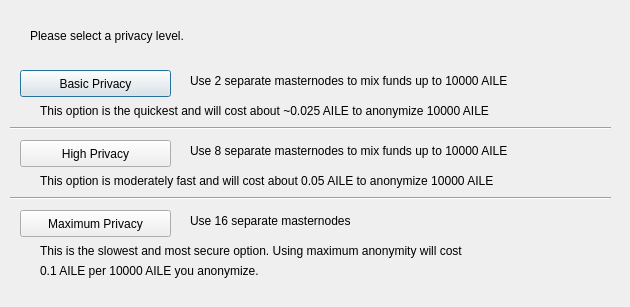
<?xml version="1.0" encoding="UTF-8"?>
<ui version="4.0">
 <class>ObfuscationConfig</class>
 <widget class="QDialog" name="ObfuscationConfig">
  <property name="geometry">
   <rect>
    <x>0</x>
    <y>0</y>
    <width>630</width>
    <height>307</height>
   </rect>
  </property>
  <property name="windowTitle">
   <string>Configure Obfuscation</string>
  </property>
  <widget class="QPushButton" name="buttonBasic">
   <property name="geometry">
    <rect>
     <x>20</x>
     <y>70</y>
     <width>151</width>
     <height>27</height>
    </rect>
   </property>
   <property name="text">
    <string>Basic Privacy</string>
   </property>
  </widget>
  <widget class="QPushButton" name="buttonHigh">
   <property name="geometry">
    <rect>
     <x>20</x>
     <y>140</y>
     <width>151</width>
     <height>27</height>
    </rect>
   </property>
   <property name="text">
    <string>High Privacy</string>
   </property>
  </widget>
  <widget class="QPushButton" name="buttonMax">
   <property name="geometry">
    <rect>
     <x>20</x>
     <y>210</y>
     <width>151</width>
     <height>27</height>
    </rect>
   </property>
   <property name="text">
    <string>Maximum Privacy</string>
   </property>
  </widget>
  <widget class="QLabel" name="label">
   <property name="geometry">
    <rect>
     <x>30</x>
     <y>20</y>
     <width>571</width>
     <height>31</height>
    </rect>
   </property>
   <property name="text">
    <string>Please select a privacy level.</string>
   </property>
  </widget>
  <widget class="QLabel" name="label_2">
   <property name="geometry">
    <rect>
     <x>190</x>
     <y>70</y>
     <width>421</width>
     <height>21</height>
    </rect>
   </property>
   <property name="text">
    <string>Use 2 separate masternodes to mix funds up to 10000 AILE</string>
   </property>
  </widget>
  <widget class="QLabel" name="label_3">
   <property name="geometry">
    <rect>
     <x>190</x>
     <y>140</y>
     <width>411</width>
     <height>21</height>
    </rect>
   </property>
   <property name="text">
    <string>Use 8 separate masternodes to mix funds up to 10000 AILE</string>
   </property>
  </widget>
  <widget class="QLabel" name="label_4">
   <property name="geometry">
    <rect>
     <x>190</x>
     <y>210</y>
     <width>421</width>
     <height>21</height>
    </rect>
   </property>
   <property name="text">
    <string>Use 16 separate masternodes</string>
   </property>
  </widget>
  <widget class="QLabel" name="label_6">
   <property name="geometry">
    <rect>
     <x>40</x>
     <y>100</y>
     <width>561</width>
     <height>21</height>
    </rect>
   </property>
   <property name="text">
    <string>This option is the quickest and will cost about ~0.025 AILE to anonymize 10000 AILE</string>
   </property>
  </widget>
  <widget class="QLabel" name="label_7">
   <property name="geometry">
    <rect>
     <x>40</x>
     <y>170</y>
     <width>561</width>
     <height>21</height>
    </rect>
   </property>
   <property name="text">
    <string>This option is moderately fast and will cost about 0.05 AILE to anonymize 10000 AILE</string>
   </property>
  </widget>
  <widget class="QLabel" name="label_8">
   <property name="geometry">
    <rect>
     <x>40</x>
     <y>240</y>
     <width>561</width>
     <height>21</height>
    </rect>
   </property>
   <property name="text">
    <string>This is the slowest and most secure option. Using maximum anonymity will cost</string>
   </property>
  </widget>
  <widget class="QLabel" name="label_9">
   <property name="geometry">
    <rect>
     <x>40</x>
     <y>260</y>
     <width>561</width>
     <height>21</height>
    </rect>
   </property>
   <property name="text">
    <string>0.1 AILE per 10000 AILE you anonymize.</string>
   </property>
  </widget>
  <widget class="Line" name="line">
   <property name="geometry">
    <rect>
     <x>10</x>
     <y>120</y>
     <width>601</width>
     <height>16</height>
    </rect>
   </property>
   <property name="orientation">
    <enum>Qt::Horizontal</enum>
   </property>
  </widget>
  <widget class="Line" name="line_2">
   <property name="geometry">
    <rect>
     <x>10</x>
     <y>190</y>
     <width>601</width>
     <height>16</height>
    </rect>
   </property>
   <property name="orientation">
    <enum>Qt::Horizontal</enum>
   </property>
  </widget>
 </widget>
 <resources/>
 <connections/>
</ui>
